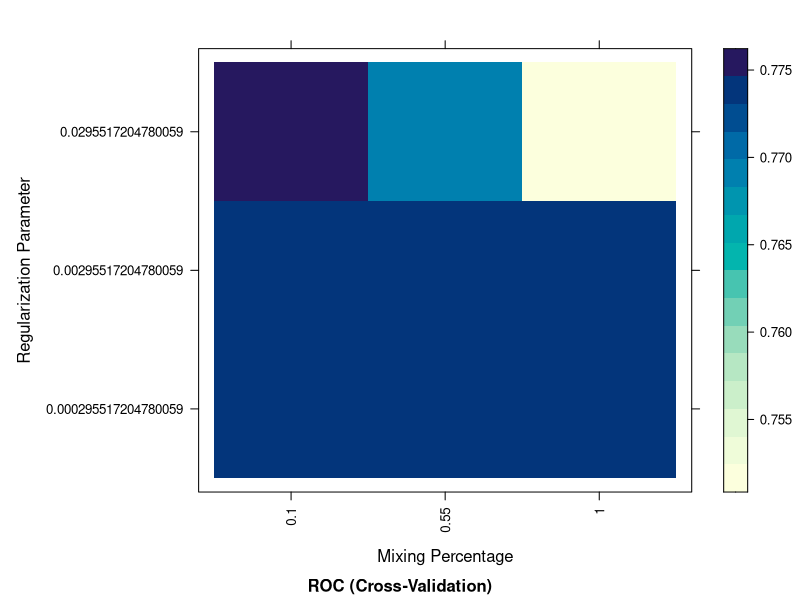

The R source for this figure:
# Processing start time
sink('cross_validation_output.txt')
timeStart = Sys.time()

# ADMINISTRATIVE NOTES
# Note: To describe database at any point, use str(*name*)
# Note: To clear R workspace, use rm(list = ls())
# Note: Searching R help files - RSiteSearch("character string")
# Note: To clear console, use CTRL + L 

# INSTALLING SPECIAL PACKAGES
# if("<package_name>" %in% rownames(installed.packages()) == FALSE) 
# {install.packages("<package_name>")}# Added due to error
# library(<package_name>)
# ====================

# Introduction to Cross Validation and Model Selection
# In a previous lab you created a model with l2 or ridge regularization and l1 or lasso regularization. In both cases, an apparently optimum value of the regularization parameter was found. This process is an example of model selection. The goal of model selection is to find the best performing model for the problem at hand. Model selection is a very general term and can apply to at least the following common cases:
#         
#         * Selection of optimal model hyperparameters. Hyperparameters are parameters which determine the characteristics of a model. 
#           Hyperparameters are distinct from the model parameters. 
#           For example, for the case of l2 regularized regression, the degree of regularization is determined by a hyperparameter, which is distinct from the regression coefficients or parameters.
#         * Feature selection is the process of determining which features should be used in a model.
#         * Comparing different model types is an obvious case of model selection.
# 
# If you are thinking that the model selection process is closely related to model training, you are correct. 
# Model selection is a component of model training. However, one must be careful, as applying a poor model selection method can lead to an over-fit model!
#         
# Overview of k-fold cross validation
# The questions remain, how good are the hyperparameter estimates perviously obtained for the l2 and l1 regularization parameters and are there better ways to estimate these parameters? 
# The answer to both questions is to use resampling methods. 
# Resampling methods repeat a calculation multiple times using randomly selected subsets of the complete dataset. 
# In fact, resampling methods are generally the best approach to model selection problems.
# 
# K-folod Cross validation is a widely used resampling method. 
# In cross validaton a dataset is divided into k folds. 
# Each fold contains  1𝑘  cases and is created by Bernoulli random sampling of the full data set. A computation is performed on  𝑘−1  folds of the full dataset. The  𝑘𝑡ℎ  fold is held back and is used for testing the result. The compuation is performed  𝑘  times and model parameters are averaged (mean taken) over the results of the  𝑘  folds. For each iteration,  𝑘−1  folds are used for training and the  𝑘𝑡ℎ  fold is used for testing.
# 
# 4-fold cross validation is illustrated in the figure below. To ensure the data are randomly sampled the data is randomly shuffled at the start of the procedure. The random samples can then be efficiently sub-sampled as shown in the figure. The model is trained and tested four times. For each iteration the data is trained with three folds of the data and tested with the fold shown in the dark shading.
# 
# Drawing
# ** look up Resampling scheme for 4-fold cross validation**
# 
# Introduction to nested cross validation
# Unfortunately, simple cross validation alone does not provide an unbiased approach to model selection. 
# The problem with evaluating model performance with simple cross validation uses the same data samples as the model selection process. 
# This situation will lead to model over fitting wherein the model selection is learned based on the evaluation data. 
# The result is usually unrealistically optimistic model performance estimates.
# 
# To obtain unbiased estimates of expected model performance while performing model selection, it is necessary to use nested cross validation. 
# As the name implies, nested cross validation is performed though a pair of nested CV loops. 
# The outer loop uses a set of folds to perform model evaluation. The inner loop performs model selection using another randomly sampled set of folds not used for evaluation by the outer loop. 
# This algorithm allows model selection and evaluation to proceed with randomly sampled subsets of the full data set, thereby avoiding model selection bias.
# 
# Cross validation and computational efficiency
# As you may have surmised, cross validation can be computationally intensive. 
# Processing each fold of a cross validation requires fitting and evaluating the model. 
# It is desirable to compute a reasonable number of folds. 
# Since the results are averaged over the folds, a small number of folds can lead to significant variability in the final result. 
# However, with large data sets or complex models, the number of folds must be limited in order to complete the cross validation process in a reasonable amount of time. 
# It is, therefore, necessary to trade off accuracy of the cross validation result with the practical consideration of the required computational resources.
# 
# As mentioned earlier, other resampling methods exist. For example, leave-one-out resampling has the same number of folds as data cases. 
# Such methods provide optimal unbiased estimates of model performance. Unfortunately, as you might think, such methods are computationally intensive and are only suitable for small datasets. 
# In practice k-fold cross validation is a reasonable way to explore bias-variance trade-off with reasonable computational resources.
# 
# Prepare the data set
# With the above theory in mind, you will now try an example.
# 
# As a first step, execute the code in the cell below to load the packages required for this notebook.
# 
# Note: If you are running in Azure Notebooks, make sure that you run the code in the setup.ipynb notebook at the start of you session to ensure your environment is correctly configured.

## Import packages

if("ggplot2" %in% rownames(installed.packages()) == FALSE) 
{install.packages("ggplot2")}
library(ggplot2)

if("repr" %in% rownames(installed.packages()) == FALSE) 
{install.packages("repr")}
library(repr)

if("dplyr" %in% rownames(installed.packages()) == FALSE) 
{install.packages("dplyr")}
library(dplyr)

if("caret" %in% rownames(installed.packages()) == FALSE) 
{install.packages("caret")}
library(caret)

if("glmnet" %in% rownames(installed.packages()) == FALSE) 
{install.packages("glmnet")}
library(glmnet)

if("ROCR" %in% rownames(installed.packages()) == FALSE) 
{install.packages("ROCR")}
library(ROCR)

options(repr.plot.width=5, repr.plot.height=5) # Set the initial plot area dimensions

# Next, load the preprocessed files containing the features and the labels. 
# The preprocessing includes the following:
#         
#         1. Cleaning missing values.
#         2. Aggregate categories of certain categorical variables.
# 
# Execute the code in the cell below to load the dataset.

credit = read.csv('German_Credit_Preped.csv')
print(dim(credit))
names(credit)

# Code the label
# The R Caret package computes most performance metrics using the positive cases. 
# For example, recall is a measure of correct classification of positive cases. 
# Therefore, it is important to have the coding of the label correct. 
# The code in the cell below creates a factor (categorical) variable and coerces the levels of the label column, bad_credit. 
# Execute this code.

temp = credit$bad_credit
credit$bad_credit <- ifelse(credit$bad_credit == 1, 'bad', 'good')
credit$bad_credit <- factor(credit$bad_credit, levels = c('bad', 'good'))
credit$bad_credit[1:10]

# Scale numeric features
# Cross validation will be used to train the model. 
# Since folds will be selected from the entire dataset the numeric features are scaled in batch. 
# Execute the code in the cell below to accomplish this:
        
num_cols = c('loan_duration_mo', 'loan_amount', 'payment_pcnt_income',
        'time_in_residence', 'age_yrs', 'number_loans', 'dependents')

preProcValues <- preProcess(credit[,num_cols], method = c("center", "scale"))
credit[,num_cols] = predict(preProcValues, credit[,num_cols])
head(credit[,num_cols])

# Optimize hyperparameters with nested cross validation
# Given often observed variability in metrics in cross validation, performing model selection from a single training and evaluation is an uncertain proposition at best. 
# Fortunately, the nested cross validation approach provides a better way to perform model selection. 
# However, there is no guarantee that a model selection process will, in fact, improve a model.
# 
# In some cases, it may be that model selection has minimal impact.
# 
# The inner cross validation loop is used to find the optimal hyperparameters. 
# The general process is:
#         
#         1. A grid of hyperparameters is defined. 
#            The model selection will be performed by comparing performance metrics over this grid.
#         2. The folds for the cross validation are defined.
#         3. For each set of folds models are computed for each combination of hyperparameters from the grid.
#         4. The Average metrics of each model (hyperparameter combination) is computed. 
#            The best model is selected based on these averages.
# 
# Once the inner cross validation determines optimal hyperparameters, a final cross validation is performed to determine how well the final model is expected to perform. 
# This process is know as the inner loop of the nested CV. 
# Notice that by creating these independent fold objects there is no need to actually create nested loops for this process. 
# While conceptually nesting the inner and out loops is not hard, is computationally intensive and is generally avoided.

# Inner loop
# The code in the cell below uses the capabilities of the Caret package to perform the inner loop of the cross validation as follows:
#         
#       1. The 'trainControl' object defines a 10 fold cross validation. 
#          The twoClassSummary function defines the ROC metric as th one used for model selection.
#       2. The train function defines the following:
#         
#               * The model is defined with the R modeling language.
#               * The data frame to be used specified.
#               * The method argument specifies the R model to use.
#               * Optional arguments, such as weights for the model are defined.
#               * The metric to be used for model evaluation is specified.
#               * The trainControl object is specified.
# 
# Execute this code and examine the results:
        
## Create a weight vector for the training cases.

weights = ifelse(credit$bad_credit == 'bad', 0.66, 0.34)

fitControl = trainControl(method = 'cv',
        number = 10,
        classProbs = TRUE,
        summaryFunction = twoClassSummary)

set.seed(9999)
cv_mod_roc = train(bad_credit ~ loan_duration_mo + loan_amount +  
                payment_pcnt_income + age_yrs + 
                checking_account_status + credit_history + 
                purpose + gender_status + time_in_residence +
                property,
        data = credit, 
        method = "glmnet", 
        weights = weights, 
        metric="ROC",
        trControl = fitControl)

cv_mod_roc

# The grid of hyperpameters searched by the Caret package is over alpha and lambda. 
# The printed tables shows the values of the metrics as a function of the parameters in the search grid. 
# Sens is short for sensitivity which is the same as global recall and Spec is specificity which is the 
# true negative rate  = TN/(TN + FP)
# As an alternative, recall can be used as the model selection metric. 
# The code in the cell below uses the prSummary function in the trainControl object and the Recall as the metric. 
# 
# Execute this code and examine the results.

## Create a weight vector for the training cases.

weights = ifelse(credit$bad_credit == 'bad', 0.66, 0.34)

fitControl = trainControl(method = 'cv',
        number = 10,
        classProbs = TRUE,
        summaryFunction = prSummary)

set.seed(9999)
cv_mod_recall = train(bad_credit ~ loan_duration_mo + loan_amount +  
                payment_pcnt_income + age_yrs + 
                checking_account_status + credit_history + 
                purpose + gender_status + time_in_residence +
                property,
        data = credit, 
        method = "glmnet", 
        weights = weights, 
        metric="Recall",
        trControl = fitControl)

cv_mod_recall

# The results of the second CV are nearly the same as the first one.
# 
# You can illustrate the performance of the different models over the hyperparameter grid. 
# 
# Execute the code in the cell below to create this display.

plot(cv_mod_roc, metric = "ROC", plotType = "level",
     scales = list(x = list(rot = 90)))

# You can see that the best model in the upper left.

# Outer loop
# With the model selected, you will now perform the outer loop of the cross validation to verify the performance of the model. 
# Consistent performance across the folds indicates that the model is likely to generalize well when faced with new data values.
# 
# The code in the cell below executes the outside CV loop:
#         
#         1. The parameter grid is specified to have only the optimal hyperparameters.
#         2. The trainControl object uses the savePredictions and returnResamp arguments to save the results of each of the folds.
#         3. The tuneGrid argument of the train function is used to specify the parameter grid.
# 
# Execute this code, examine the results, and answer Question 1 on the course page.

## Set the hyperparameter grid to the optimal values from the inside loop
paramGrid <- expand.grid(alpha = c(cv_mod_roc$bestTune$alpha),
        lambda = c(cv_mod_roc$bestTune$lambda))

fitControl = trainControl(method = 'cv',
        number = 10,
        returnResamp="all",
        savePredictions = TRUE,
        classProbs = TRUE,
        summaryFunction = twoClassSummary)

set.seed(1234)
cv_mod_outer = train(bad_credit ~ loan_duration_mo + loan_amount +  
                payment_pcnt_income + age_yrs + 
                checking_account_status + credit_history + 
                purpose + gender_status + time_in_residence +
                property,
        data = credit, 
        method = "glmnet", 
        weights = weights, 
        tuneGrid = paramGrid, 
        metric="ROC",
        trControl = fitControl)

print_metrics = function(mod){
        means = c(apply(mod$resample[,1:3], 2, mean), alpha = mod$resample[1,4], 
                  lambda = mod$resample[1,5], Resample = 'Mean')
        stds = c(apply(mod$resample[,1:3], 2, sd), alpha = mod$resample[1,4], 
                 lambda = mod$resample[1,5], Resample = 'STD')
        out = rbind(mod$resample, means, stds)
        out[,1:3] = lapply(out[,1:3], function(x) round(as.numeric(x), 3))
        out
}
print_metrics(cv_mod_outer)

# Notice the following about these results:
#         
#         1. There is variation in the three performance metrics from fold to fold. 
#            This variation gives you an idea of the variability to be expected when the model is placed in production.
#         2. The mean of each metric summarizes the expected performance of the model.
#         3. The standard deviation of each metric summarizes the variability. 
# You can see that the standard deviation is approximately an order of magnitude less than the metric.
# 
# In summary, these results indicate this model is likely to generalize well since the variation in the performance metrics is limited.

# Summary
# In this lab you have performed by simple cross validation and nested cross validation. 
# Key points and observations are:
#         
#         1. Model selection should be done using a resampling procedure such as nested cross validation. 
#            The nested sampling structure is required to prevent bias in model selection wherein the model selected learns the best hyperparameters for the samples used, rather than a model that generalizes well.
#         2. There is significant variation in model performance from fold to fold in cross validation. 
#            This variation arises from the sampling of the data alone and is not a property of any particular model.
#         3. Given the expected sampling variation in cross validation, there is generally considerable uncertainty as to which model is best when performing model selection.
#         4. The results of the outer loop of the nested cross validation is indicative of the ability of a model to generalize.


# ====================
# Processing end time
timeEnd = Sys.time()

# Processing date and total processing time
cat(paste("","Processing end date and time",date(),"","",sep="\n"))
paste("Total processing time =",round(difftime(timeEnd,timeStart), digits=2),"seconds",sep=" ")


# Stop writing to an output file
sink()

################
